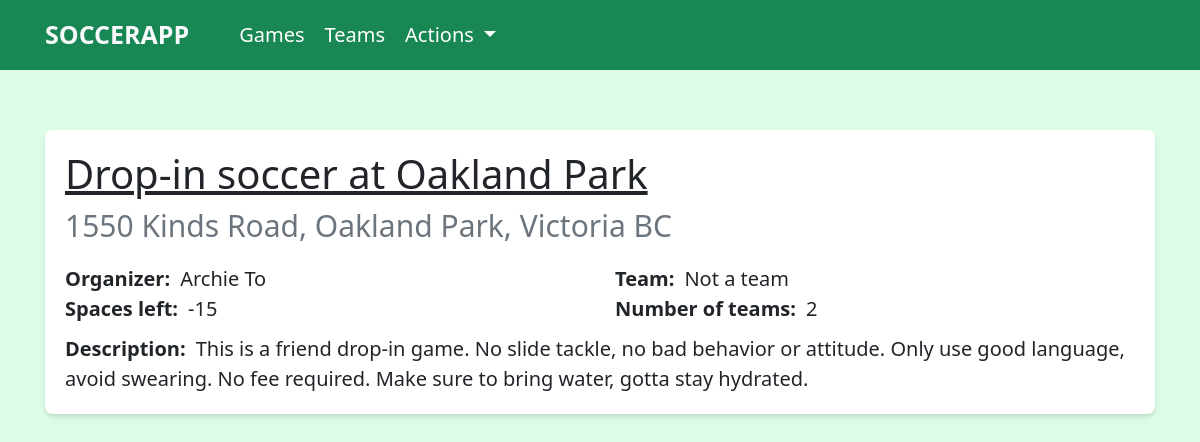
Screenshot of /game/6/ (signed in) with the database file from the repository.
### soccer/models.py (models this page shows, shortened)
class Game(models.Model):
    name = models.CharField(max_length=50, null=False, blank=False)
    team = models.ForeignKey(Team, on_delete=models.CASCADE, null=True, blank=True)
    organizers = models.ManyToManyField(User)
    date = models.DateTimeField(null=False, blank=False)
    location = models.CharField(max_length=200, null=False, blank=False, default='location')
    max_player_num = models.IntegerField(null=True, blank=True)
    team_num = models.IntegerField(default=2, validators=[MinValueValidator(1)])
    visible_to_everyone = models.BooleanField(default=True)
    description = models.CharField(max_length=300, null=False, blank=False)
    class Meta:
        db_table = 'soccer_team_game'
        ordering = ['-date']
    def total_players(self):
        players = 0
        for team in self.gameteam_set.all():
            players = players + team.players.count()
        return players
    def get_creator(self):
        return self.organizers.first()

class User(models.Model):
    phone_number = models.CharField(max_length=10, null=False, blank=False, validators=[RegexValidator(regex='[0-9]{10}')])
    name = models.CharField(max_length=30, null=False, blank=False)
    last_active = models.DateTimeField(auto_now=True)
    class Meta:
        db_table = 'soccer_user'
        ordering = ['name']
    def __str__(self):
        return self.name

class GameTeam(models.Model):
    players = models.ManyToManyField(User)
    game = models.ForeignKey(Game, on_delete=models.CASCADE, null=False, blank=False)
    team_number = models.IntegerField(null=False, blank=False)
    class Meta:
        db_table = 'soccer_game_team'
        ordering = ['game']

### soccer/views.py (the view)
# urls.py: path('game/<int:game_id>/', views.GameDetailView.as_view(), name='game_detail'),
class GameDetailView(DetailView):
    model = Game
    template_name = "soccer/game_detail.html"
    pk_url_kwarg = "game_id"
    context_object_name = "game"

### soccer/templatetags/soccer_extras.py (called while the page is built)
@register.filter
def subtract(value, arg):
    return value - arg

### templates/soccer/game_detail.html (shortened to what this page needs)
{% extends 'base.html' %}
{% load soccer_extras %}
{% block content %}
<div class="container mt-5">
    <div class="box-container">
        <h2 class="text-underline">{{ game.name }}</h1>
        <h4 class="text-muted">{{ game.location }}</h4>
        <div class="mt-3">
            <div class="row">
                <div class="col-md-6"><strong class="me-2">Organizer:</strong>{{ game.get_creator }}</div>
                <div class="col-md-6"><strong class="me-2">Team:</strong>{% if game.team %}{{ game.team.name }}{% else %}Not a team{% endif %}</div>
            </div>
            <div class="row">
                <div class="col-md-6"><strong class="me-2">Spaces left:</strong>{{ game.max_player_num|subtract:game.total_players }}</div>
                <div class="col-md-6"><strong class="me-2">Number of teams:</strong>{{ game.team_num }}</div>
            </div>
            <div class="mt-2"><strong class="me-2">Description:</strong>{{ game.description }}</div>
        </div>
    </div>
</div>
{% endblock %}

### static/style/base.css (style rules this page uses)
* { margin: 0; box-sizing: border-box; font-size: 12px; }
@media only screen and (min-width: 700px) { * { font-size: 16px; } }
@media only screen and (min-width: 1020px) { * { font-size: 20px; } }
body { background-color: rgb(220 252 231); }
.box-container { margin-left: auto; margin-right: auto; padding: 20px; box-shadow: 0 4px 6px -1px rgb(0 0 0 / 0.1), 0 2px 4px -2px rgb(0 0 0 / 0.1); background-color: #ffffff; border-radius: 0.375rem; }

### static/style/utilities.css (style rules this page uses)
.text-underline { text-decoration: underline; }

### rows the page displays
Game: name "Drop-in soccer at Oakland Park", location "1550 Kinds Road, Oakland Park, Victoria BC", get_creator "Archie To", max_player_num|subtract "-15", team_num "2", description "This is a friend drop-in game. No slide tackle, no bad behavior or attitude. Only use good language, avoid swearing. No fee required. Make sure to bring water, gotta stay hydrated."
